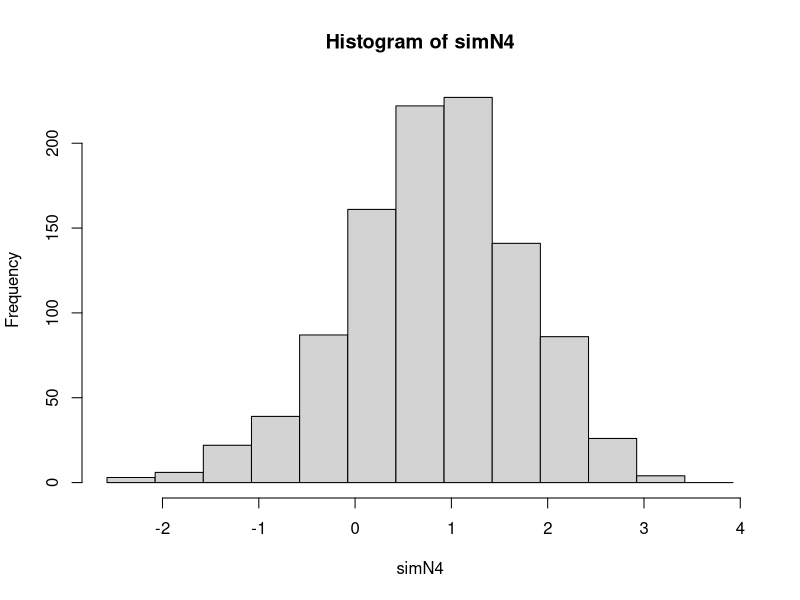
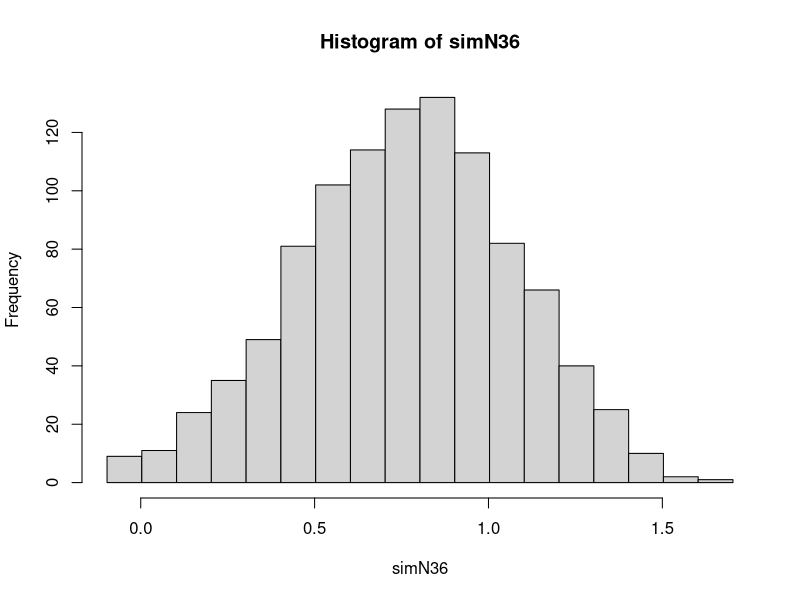

The R source for these figures, in order:
## ---- chunk 1
knitr::opts_chunk$set(echo = FALSE, comment=NA)
## ---- chunk 2
clt = function(sam, rep) {
  obs = NULL
  for (i in 1:rep) {
    x = runif(sam, 0, pi)
    zbar = mean(pi*sin(x^2))
    obs = c(obs, zbar)
  }
  obs
}

simN4 = clt(4, 1024)
hist(simN4, breaks=seq(min(simN4), max(simN4)+1, 0.5), prob=F)
## ---- chunk 3
mean(simN4)
## ---- chunk 4
sd(simN4)
## ---- chunk 5
simN36 = clt(36, 1024)
hist(simN36, breaks=seq(min(simN36), max(simN36)+0.1, 0.1), prob=F)
## ---- chunk 6
mean(simN36)
## ---- chunk 7
sd(simN36)
